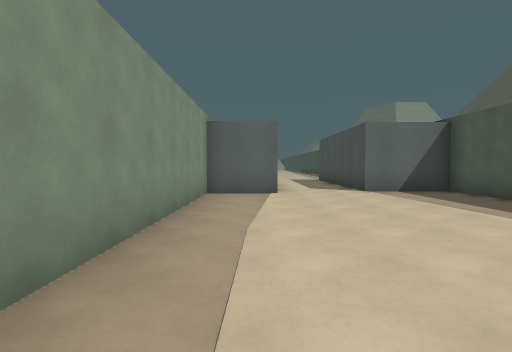
view 1 (above)

17 first-person views from a walk through a 3-D level made in the Godot game engine. The camera is 1.4 m above the floor, tilts 2° down and sees 80° across. The floor is counted in squares, 2 m on a side. Each view is taken from the middle of a square. On the plan, view 1 faces up. The plan holds only what a view shows up to about 10 squares ahead; the rest is blank. The place goes on beyond the plan.

view 2
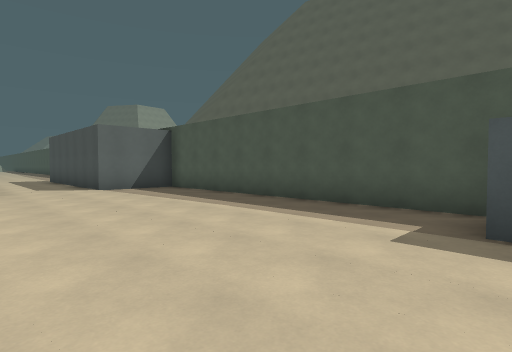

view 3
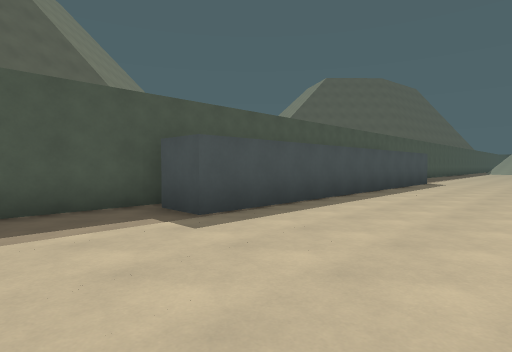

view 4
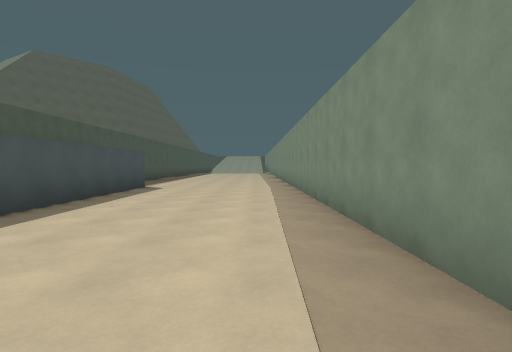

view 5
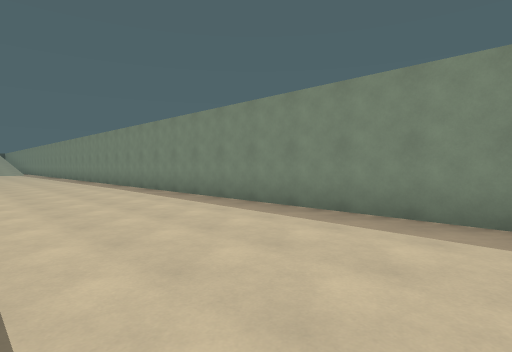

view 6
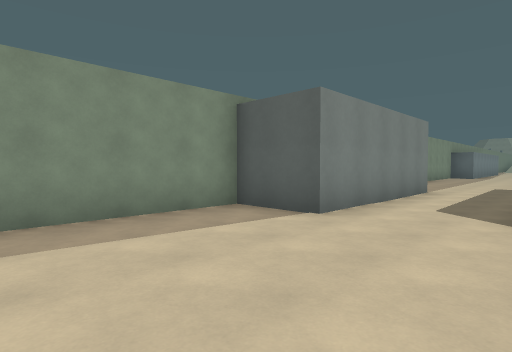

view 7
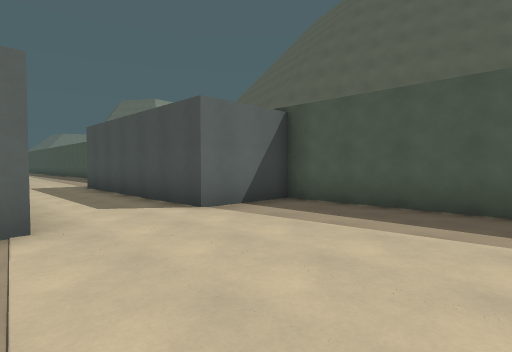

view 8
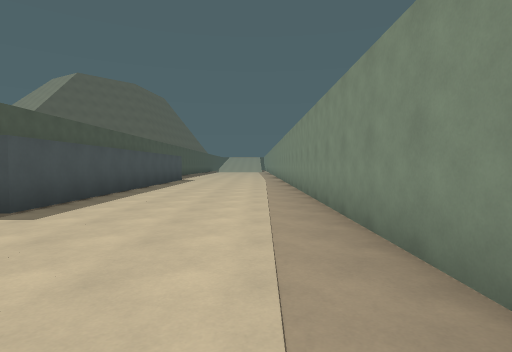

view 9
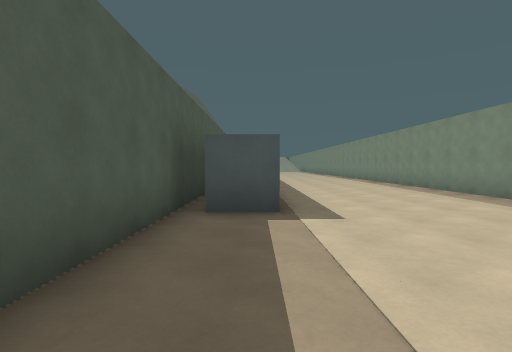

view 10
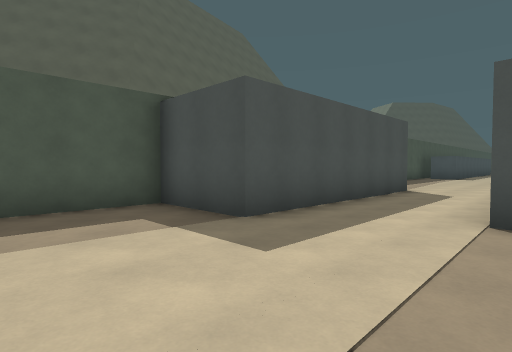

view 11
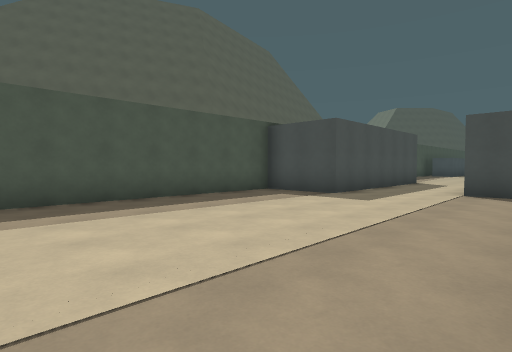

view 12
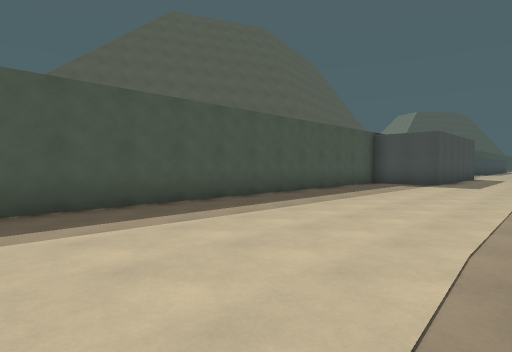

view 13
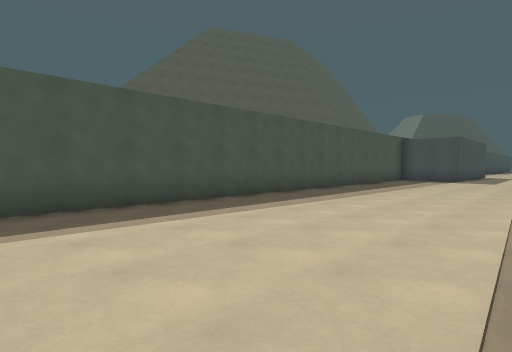

view 14
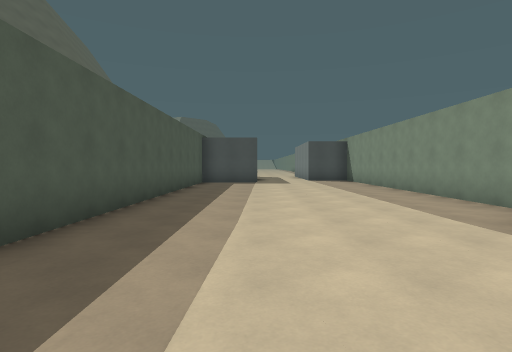

view 15
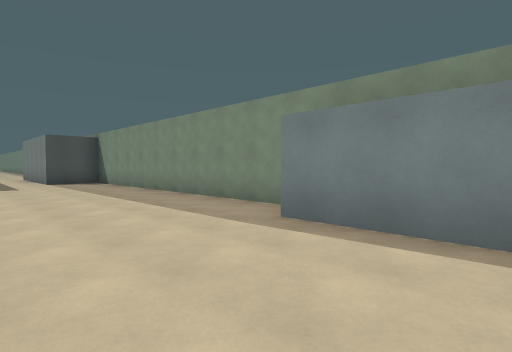

view 16
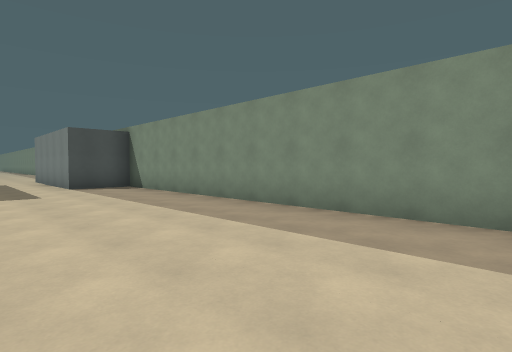

view 17
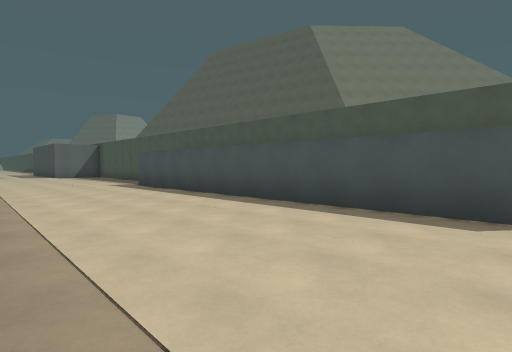

### Floor plan
Points are (right, up) in squares from view 1. A wall is a line through its corners. A room is listed if a view was taken in it or the views show most of it. See-through windows are left out.
Room 1 (views 1, 2, 3, 4, 5, 6, 7, 8, 9, 17)
walls: (5.2, -3.5) (5.2, 8.2) (2.9, 8.2) (2.9, 12.4); (3.6, -11) (3.6, -0.5) (4.8, -0.5); (0.6, 12.7) (0.6, 7.8) (-1.3, 7.8) (-1.3, -11)
ways out: opening at (1.5, 12) to room 2
Room 2 (views 10, 11, 12, 13, 14, 15, 16)
walls: (-1.3, 22.8) (-1.3, 13); (-0.2, 25.8) (-0.2, 23.2); (2.9, 12.4) (2.9, 14.2) (5.2, 14.2) (5.2, 28.6); (-1, 12.7) (0.6, 12.7)
ways out: opening at (1.5, 12) to room 1

Where each view was taken, in squares from view 1:
view 1: 0 up, 0 right, facing up
view 2: 1 down, 0 right, facing up-right
view 3: 2 up, 0 right, facing down-right
view 4: 1 down, 0 right, facing down
view 5: 1 down, 3 right, facing down-left
view 6: 4 up, 3 right, facing up-left
view 7: 4 up, 0 right, facing up-right
view 8: 4 up, 0 right, facing down
view 9: 4 up, 4 right, facing down
view 10: 17 up, 0 right, facing down-right
view 11: 21 up, 1 left, facing down-right
view 12: 26 up, 0 right, facing down-right
view 13: 29 up, 0 right, facing down-right
view 14: 27 up, 3 right, facing down
view 15: 26 up, 3 right, facing down-left
view 16: 23 up, 3 right, facing down-left
view 17: 11 down, 1 left, facing up-right
